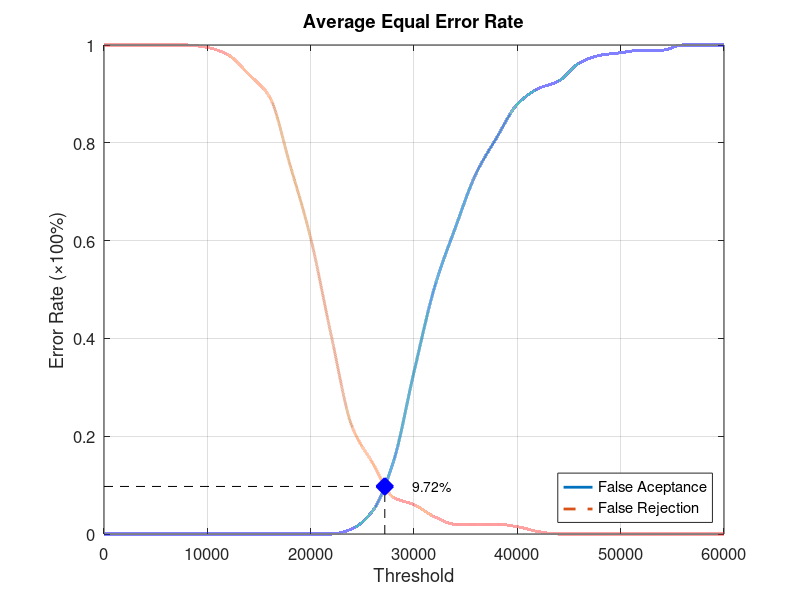
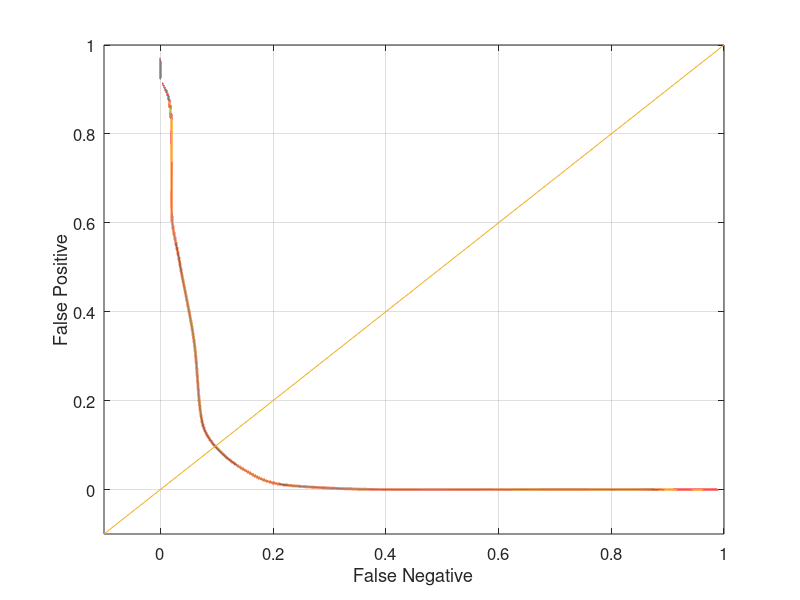

Source code (MATLAB) for these figures, in order:
function yEER = Database1_1
close all;
clear;
clc;
x = 0:2000:60000;
xq = 0:0.5:60000;

y0 = [0 0 0 0 0 0 0 0 0 0 0 0 0.0105263 0.0473684 0.147368 0.331579 0.505263 0.626316 0.736842 0.810526 0.878947 0.910526 0.926316 0.963158 0.978947 0.984211 0.989474 0.989474 1 1 1];
yy0 = interp1(x, y0, xq, 'pchip');
y1 = [1 1 1 1 1 0.995 0.98 0.94 0.895 0.755 0.605 0.405 0.22 0.145 0.075 0.06 0.035 0.02 0.02 0.02 0.015 0.005 0 0 0 0 0 0 0 0 0];
yy1 = interp1(x, y1, xq, 'pchip');

% Calculating EER: 
y2 = abs(y0 - y1);
find(y2 == min(y2))
yy2 = abs(yy0 - yy1);
xEER = find(yy2 == min(yy2));
xEERIndex = xq(xEER) % X-axis EER
yEER = yy0(xEER) % Y-axis EER

main = figure
plot(xq, yy0,'-','LineWidth', 2);	hold on
plot(xq, yy1,'--','LineWidth', 2);	hold on
plot([xEERIndex xEERIndex], [0 yEER], 'k--');	hold on
plot([0 xEERIndex], [yEER yEER], 'k--');	hold on
plot(xEERIndex, yEER, 'bx', 'LineWidth', 10);	hold on
text(xEERIndex + 10 * xEERIndex / 100, yEER, [num2str(round((10000 * yEER)) / 100) '%'])
legend('False Aceptance', 'False Rejection', 'Location', 'SouthEast')
xlabel('Threshold')
ylabel('Error Rate (\times100%)')
title('Average Equal Error Rate')
set(gca, 'FontSize', 12)
axis([0 60000 0 1])
grid on

print(main, 'Database1_1Main', '-dpng');
FNRxFPR = figure('Color', [1 1 1]);
plot(yy1, yy0, '-', yy1, yy0, 'LineWidth', 2);
hold on
y = -0.1:0.1:1
plot(y, y); 
set(gca, 'FontSize', 12)
xlabel('False Negative')
ylabel('False Positive')
axis([-0.1 1 -0.1 1])
set(gca, 'FontSize', 12)
grid on

print(FNRxFPR, 'Database1_1FNRxFPR','-dpng');
end
